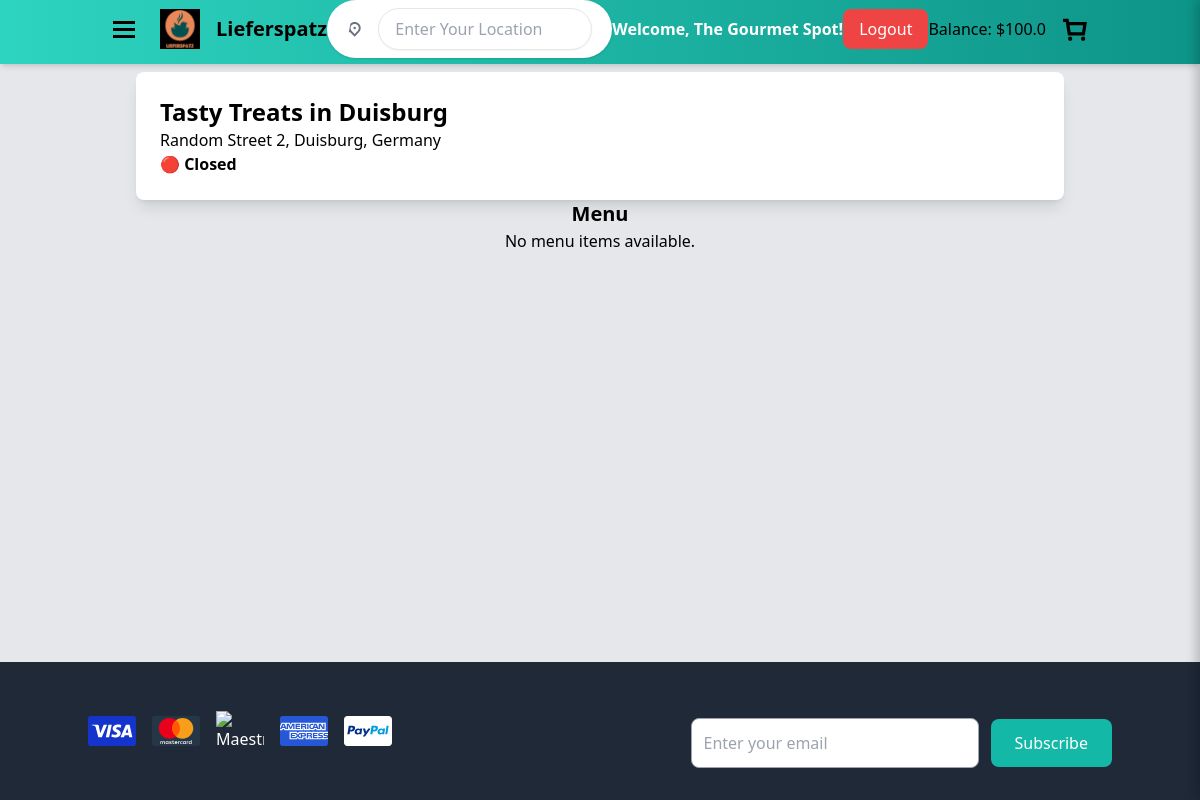
The page /restaurant/2 (signed in) on the database its author committed.
### models.py (models this page shows, shortened)
class User(db.Model, UserMixin):
    id = db.Column(db.Integer, primary_key=True)
    email = db.Column(db.String(150), unique=True, nullable=False)
    password_hash = db.Column(db.String(256), nullable=False)
    user_type = db.Column(db.String(50), nullable=False, default="customer")  # "customer" or "restaurant"
    first_name = db.Column(db.String(100), nullable=False)
    last_name = db.Column(db.String(100), nullable=False)
    location = db.Column(db.String(255), nullable=False)
    plz = db.Column(db.String(10), nullable=False)
    balance = db.Column(db.Float, default=0.0)

class Restaurant(db.Model):
    id = db.Column(db.Integer, primary_key=True)
    user_id = db.Column(db.Integer, db.ForeignKey("user.id"), nullable=False, unique=True)
    name = db.Column(db.String(150), nullable=False)
    address = db.Column(db.String(255), nullable=False)
    city = db.Column(db.String(100), nullable=False)
    image_url = db.Column(db.String(255))
    description = db.Column(db.Text)
    rating = db.Column(db.Integer, default=0, nullable=False)
    balance = db.Column(db.Float, default=0.0)
    menu_items = db.relationship('MenuItem', backref='restaurant', lazy=True)
    user = db.relationship("User", backref="restaurant", uselist=False)

### app.py (the view)
@app.route("/restaurant/<int:restaurant_id>")
@login_required
def restaurant_menu_page(restaurant_id):
    restaurant = Restaurant.query.get_or_404(restaurant_id)
    menu_items = MenuItem.query.filter_by(restaurant_id=restaurant_id).all()
    categories = {}
    for item in menu_items:
        category_name = item.category if item.category else "Uncategorized"
        if category_name not in categories:
            categories[category_name] = []
        categories[category_name].append(item)
    user_balance = current_user.balance
    return render_template("menu.html", restaurant=restaurant, menu=categories, user_balance=user_balance)

### app.py (called while the page is built)
@login_manager.user_loader
def load_user(user_id):
    return User.query.get(int(user_id))

@app.before_request
def make_session_permanent():
    session.permanent = False  # Ensure sessions expire on logout

@app.context_processor
def inject_cart_count():
    cart = session.get("cart", {})
    cart_count = sum(item["quantity"] for item in cart.values()) if cart else 0
    return dict(cart_count=cart_count)

### templates/menu.html (shortened to what this page needs)
{% extends "base.html" %}
{% block content %}
<div class="container mx-auto p-6">
    <div class="bg-white shadow-lg rounded-lg p-6 w-full mt-4">
        <h2 class="text-2xl font-bold">{{ restaurant.name }}</h2>
        <p class="text-gray-600 text-md">{{ restaurant.address }}</p>
        <p class="mt-2">
            {% if restaurant.is_open %}
                <span class="text-green-500 font-bold">🟢 Open</span>
            {% else %}
                <span class="text-red-500 font-bold">🔴 Closed</span>
            {% endif %}
        </p>
    </div>
    <div class="mt-8">
        <h2 class="text-center text-xl font-bold border-b pb-3">Menu</h2>
        {% if menu %}
            {% for category, menu_items in menu.items() %}
            <div class="menu-category mb-8 bg-gray-100 p-6 rounded-lg shadow">
                <h3 class="text-2xl font-semibold border-b pb-3">{{ category }}</h3>
                <div class="mt-4 space-y-6">
                    {% for menu_item in menu_items %}
                    <div class="menu-item flex justify-between items-center bg-white shadow-md rounded-lg p-5 border border-gray-300">
                        <div class="flex-1">
                            <h4 class="text-lg font-bold">{{ menu_item.name }}</h4>
                            <p class="text-gray-600 text-sm">{{ menu_item.description or "Delicious meal, freshly prepared!" }}</p>
                            <p class="font-semibold text-teal-600 mt-1">${{ "%.2f"|format(menu_item.price) }}</p>
                            <button class="mt-3 px-5 py-2 bg-teal-600 text-white rounded-lg shadow-md hover:bg-teal-700 transition" onclick="addToCart({{ menu_item.id }})">
                                Add to Cart
                            </button>
                        </div>
                        <img src="{{ menu_item.image_url or '/static/images/default_dish.png' }}" alt="{{ menu_item.name }}" class="w-24 h-24 object-cover rounded-lg">
                    </div>
                    {% endfor %}
                </div>
            </div>
            {% endfor %}
        {% else %}
            <p class="text-center text-gray-600">No menu items available.</p>
        {% endif %}
    </div>
</div>
{% endblock %}

### templates/header.html (shortened to what this page needs)
<header class="fixed top-0 left-0 w-full bg-gradient-to-r from-teal-400 to-teal-600 shadow-md z-50">
    <div class="container mx-auto flex items-center justify-between px-6">
        <div class="flex items-center space-x-6">
            <button class="focus:outline-none" aria-label="Open Menu">
                <svg width="24" height="24" viewBox="0 0 24 24" fill="none" class="cursor-pointer">
                    <title>Menu</title>
                    <path fill-rule="evenodd" clip-rule="evenodd"
                        d="M23 4H1v3h22V4Zm0 7H1v3h22v-3ZM1 18h22v3H1v-3Z"
                        fill="currentColor"></path>
                </svg>
            </button>
            <a href="/" aria-label="Lieferspatz Home" class="flex items-center">
                <img src="/static/favicon.png" alt="Lieferspatz Logo" class="w-10 h-10" />
                <span class="text-xl font-bold ml-4">Lieferspatz</span>
            </a>
        </div>
        <div class="relative flex-1 flex justify-center ml-auto">
            <div class="flex items-center bg-white rounded-full px-5 py-2 shadow space-x-4 w-full max-w-lg">
                <input id="location-input" type="text" placeholder="Enter Your Location"
                    class="w-full px-4 py-2 text-gray-700 bg-white border rounded-full shadow-sm">
            </div>
        </div>
        {% if current_user.is_authenticated %}
        <span id="welcome-text" class="text-white font-semibold">
            Welcome, <span class="capitalize">{{ current_user.first_name }}</span>!
        </span>
        <button id="logout-btn" class="bg-red-500 text-white px-4 py-2 rounded-lg hover:bg-red-600">
            Logout
        </button>
    {% endif %}
        <div class="flex items-center">
            <span class="mr-4">Balance: ${{ user_balance | default(0.0) | round(2) }}</span>
            <button id="cart-btn" class="focus:outline-none">
                <svg width="26" height="26" viewBox="0 0 24 24" fill="none">
                    <path fill-rule="evenodd" clip-rule="evenodd"
                        d="M5.5 18H21l2-12.5H6.5l-.5-3H.9v3h2.5L5.5 18Zm14-9.5-1 6.5H8L7 8.5h12.5ZM7.5 23a2 2 0 1 0 0-4 2 2 0 0 0 0 4Zm14-2a2 2 0 1 1-4 0 2 2 0 0 1 4 0Z"
                        fill="currentColor"></path>
                </svg>
            </button>
        </div>
    </div>
</header>

### rows shown on the page
User: first_name "The Gourmet Spot", balance "100.0"
Restaurant: name "Tasty Treats in Duisburg", address "Random Street 2, Duisburg, Germany"
